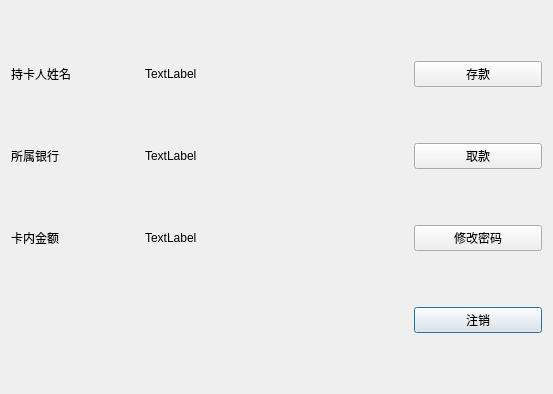
<?xml version="1.0" encoding="UTF-8"?>
<ui version="4.0">
 <class>bank_login</class>
 <widget class="QDialog" name="bank_login">
  <property name="geometry">
   <rect>
    <x>0</x>
    <y>0</y>
    <width>553</width>
    <height>394</height>
   </rect>
  </property>
  <property name="windowTitle">
   <string>Dialog</string>
  </property>
  <layout class="QGridLayout" name="gridLayout">
   <item row="0" column="0">
    <widget class="QLabel" name="label">
     <property name="text">
      <string>持卡人姓名</string>
     </property>
    </widget>
   </item>
   <item row="0" column="1">
    <widget class="QLabel" name="name">
     <property name="text">
      <string>TextLabel</string>
     </property>
    </widget>
   </item>
   <item row="1" column="0">
    <widget class="QLabel" name="label_2">
     <property name="text">
      <string>所属银行</string>
     </property>
    </widget>
   </item>
   <item row="1" column="1">
    <widget class="QLabel" name="bank">
     <property name="text">
      <string>TextLabel</string>
     </property>
    </widget>
   </item>
   <item row="2" column="0">
    <widget class="QLabel" name="label_3">
     <property name="text">
      <string>卡内金额</string>
     </property>
    </widget>
   </item>
   <item row="2" column="1" colspan="2">
    <widget class="QLabel" name="remain">
     <property name="text">
      <string>TextLabel</string>
     </property>
    </widget>
   </item>
   <item row="3" column="4">
    <widget class="QPushButton" name="LogoutBtn">
     <property name="text">
      <string>注销</string>
     </property>
    </widget>
   </item>
   <item row="0" column="4">
    <widget class="QPushButton" name="DepositBtn">
     <property name="text">
      <string>存款</string>
     </property>
    </widget>
   </item>
   <item row="1" column="4">
    <widget class="QPushButton" name="DrawBtn">
     <property name="text">
      <string>取款</string>
     </property>
    </widget>
   </item>
   <item row="2" column="4">
    <widget class="QPushButton" name="ModifyBtn">
     <property name="text">
      <string>修改密码</string>
     </property>
    </widget>
   </item>
  </layout>
 </widget>
 <resources/>
 <connections/>
</ui>
